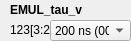
    <widget class="QWidget" name="widget_30" native="true">
     <property name="geometry">
      <rect>
       <x>140</x>
       <y>360</y>
       <width>131</width>
       <height>41</height>
      </rect>
     </property>
     <widget class="QLabel" name="label_522">
      <property name="geometry">
       <rect>
        <x>10</x>
        <y>0</y>
        <width>111</width>
        <height>20</height>
       </rect>
      </property>
      <property name="font">
       <font>
        <weight>75</weight>
        <bold>true</bold>
       </font>
      </property>
      <property name="text">
       <string>EMUL_tau_v</string>
      </property>
     </widget>
     <widget class="QLabel" name="addr_EMUL_tau_v">
      <property name="geometry">
       <rect>
        <x>10</x>
        <y>20</y>
        <width>101</width>
        <height>20</height>
       </rect>
      </property>
      <property name="text">
       <string>123[3:2]</string>
      </property>
     </widget>
     <widget class="QComboBox" name="comboBox_EMUL_tau_v">
      <property name="geometry">
       <rect>
        <x>50</x>
        <y>20</y>
        <width>81</width>
        <height>21</height>
       </rect>
      </property>
      <item>
       <property name="text">
        <string>200 ns (00)</string>
       </property>
      </item>
      <item>
       <property name="text">
        <string>300 ns (01)</string>
       </property>
      </item>
      <item>
       <property name="text">
        <string>400 ns (10)</string>
       </property>
      </item>
      <item>
       <property name="text">
        <string>500 ns (11)</string>
       </property>
      </item>
     </widget>
    </widget>
